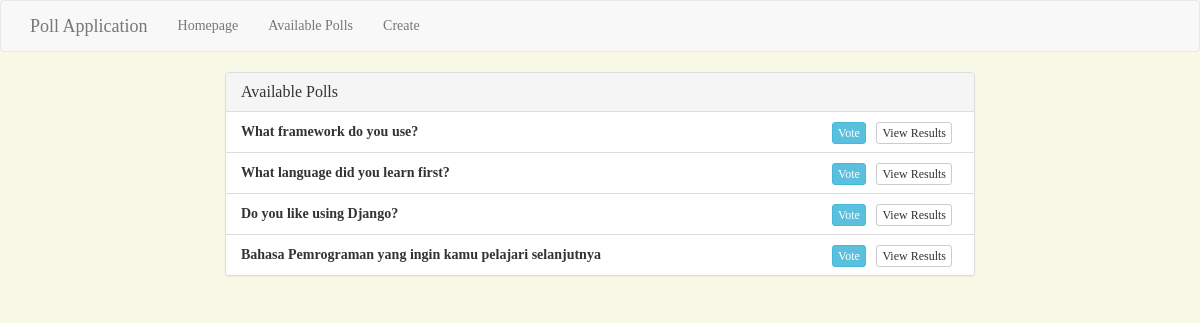
Screenshot of /poll/ with the database file from the repository.
### poll_app/models.py (models this page shows, shortened)
class Poll(models.Model):
  question = models.TextField()
  option_one = models.CharField(max_length=30)
  option_two = models.CharField(max_length=30)
  option_three = models.CharField(max_length=30)
  option_one_count = models.IntegerField(default=0)
  option_two_count = models.IntegerField(default=0)
  option_three_count = models.IntegerField(default=0)

### poll_app/views.py (the view)
# urls.py: 2. Add a URL to urlpatterns:  path('', views.home, name='home')
def home(request):
  polls = Poll.objects.all()
  context = {
    'polls': polls
  }
  return render(request, 'poll_app/home.html', context)

### poll_app/templates/poll_app/home.html (shortened to what this page needs)
{% extends "poll_app/base.html" %}
{% block main %}
<div class="row">
    <div class="col-lg-8 col-lg-offset-2">
        <div class="panel panel-default">
            <div class="panel-heading">
                <h3 class="panel-title">Available Polls</h3>
            </div>
            <ul class="list-group">
              {% for poll in polls %}
                <li class="list-group-item">
                    <strong>{{ poll.question }}</strong>
                    <span class="pull-right">
                        <a href="{% url 'vote' poll.id %}" class="btn btn-info btn-xs">Vote</a> &nbsp;
                        <a href="{% url 'results' poll.id %}" class="btn btn-default btn-xs">View Results</a> &nbsp;
                    </span>
                </li>
              {% endfor %}
            </ul>
        </div>
    </div>
</div>
{% endblock %}

### menufront/static/menufront/css/style.css (style rules this page uses)
* { margin: 0; padding: 0; font-family: "Hubballi", cursive; }
body { background-color: #f8f8e6; }

### rows the page displays
Poll: question "What framework do you use?"
Poll: question "What language did you learn first?"
Poll: question "Do you like using Django?"
Poll: question "Bahasa Pemrograman yang ingin kamu pelajari selanjutnya"
